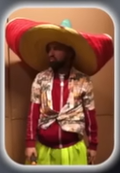
#> input picture tri-177/images_nommes/REF-1-008__COST-008__sombrero-mexicain__vue-01.webp, 120 x 173 px
$ python -i uniformize-approved-artworks.py   (imports and definitions only)
#> lines starting #> are read from the running program, lines starting #| are printed output that depends on the picture
#> further down, picture is the input picture: PIL image 120x173 RGB; mean R, G, B 138.2, 94.6, 73.4
#!/usr/bin/env python3
"""Non-destructive 3:4 canvas normalization of all 105 approved public TCG Deseur artworks.

65? No: exactly 67 main + 38 variants. Originals remain untouched.
Subject, pose, costume and accessories remain visible, never cropped.
Fill only the missing sides with softly blurred extension of the same artwork.
Run from repo root after installing Pillow: python scripts/uniformize-approved-artworks.py
To validate output integrity: python scripts/uniformize-approved-artworks.py --check
"""
from __future__ import annotations
import argparse
import hashlib
import json
from pathlib import Path
from typing import Any
from PIL import Image, ImageEnhance, ImageFilter, ImageOps

TARGET_SIZE = (768, 1024)
SOURCE_DIR = "collection-161/assets/cards"
OUTPUT_DIR = "collection-validee/assets/uniform"
META_FILE = "data/approved-artwork-uniform-105.json"
MANIFEST_FILE = "data/edition-staging-67.json"
SCHEMA = "tcg-deseur-uniform-approved-artworks-v1"

def sha256(path: Path) -> str:
    return hashlib.sha256(path.read_bytes()).hexdigest()

# [28 lines left out: function approved_assets, not called in this run]

def normalized_canvas(source:Image.Image,target:tuple[int,int]=TARGET_SIZE):
#> called with target = (768, 1024)
    if source.width<=0 or source.height<=0:
        raise ValueError("Empty image")
    source=ImageOps.exif_transpose(source).convert("RGBA")
    opaque=Image.new("RGBA",source.size,(38,31,49,255))
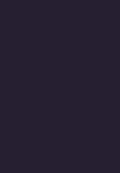
#> opaque: PIL image 120x173 RGBA; mean R, G, B, A 38, 31, 49, 255
    opaque.alpha_composite(source)
    rgb=opaque.convert("RGB")
    background=ImageOps.fit(rgb,target,method=Image.Resampling.LANCZOS)
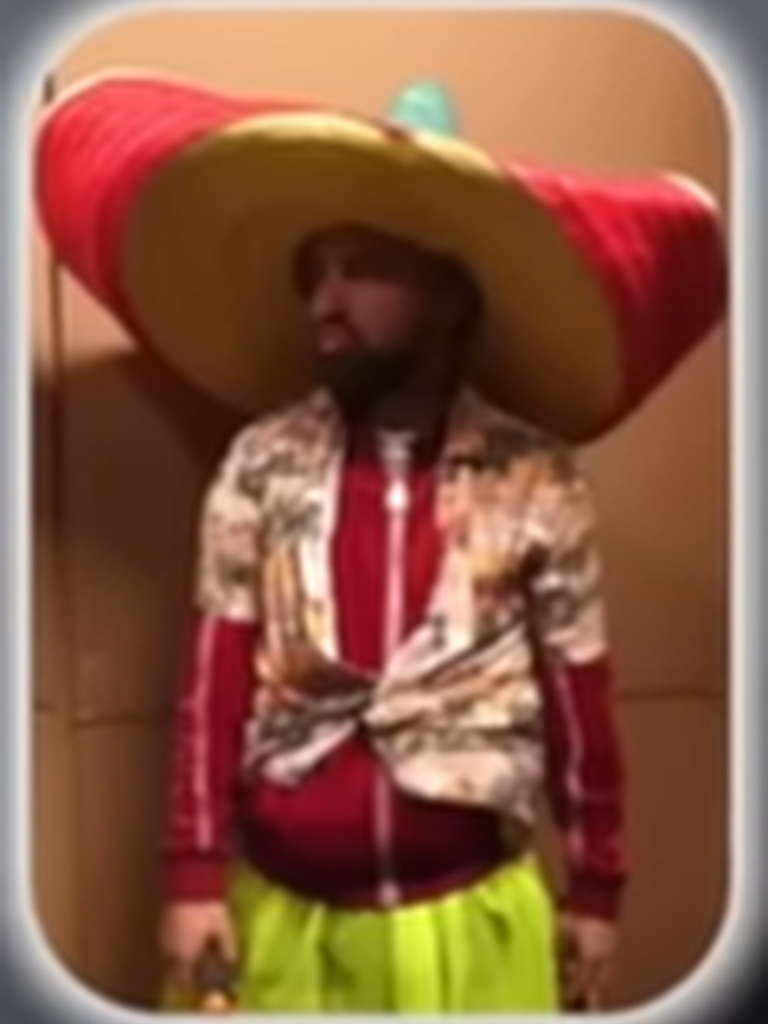
#> background: PIL image 768x1024 RGB; mean R, G, B 139.4, 92.2, 68.9
    background=ImageEnhance.Brightness(background.filter(ImageFilter.GaussianBlur(42))).enhance(.70)
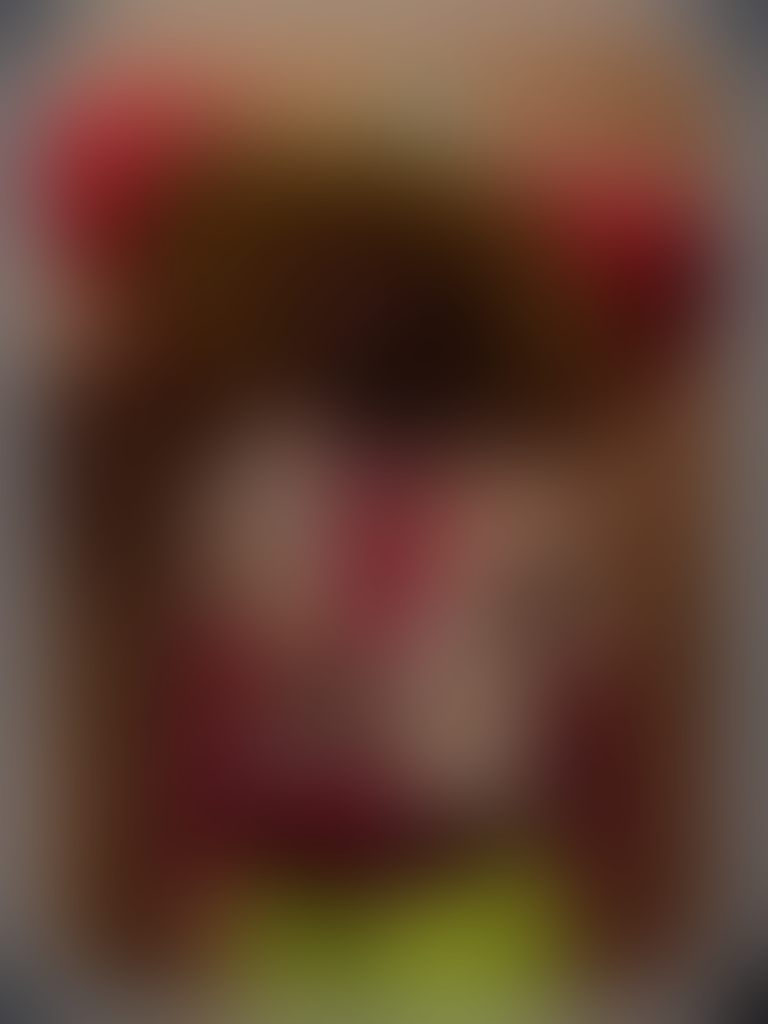
#> background: PIL image 768x1024 RGB; mean R, G, B 96.7, 64.3, 48.7
    foreground=ImageOps.contain(rgb,target,method=Image.Resampling.LANCZOS)
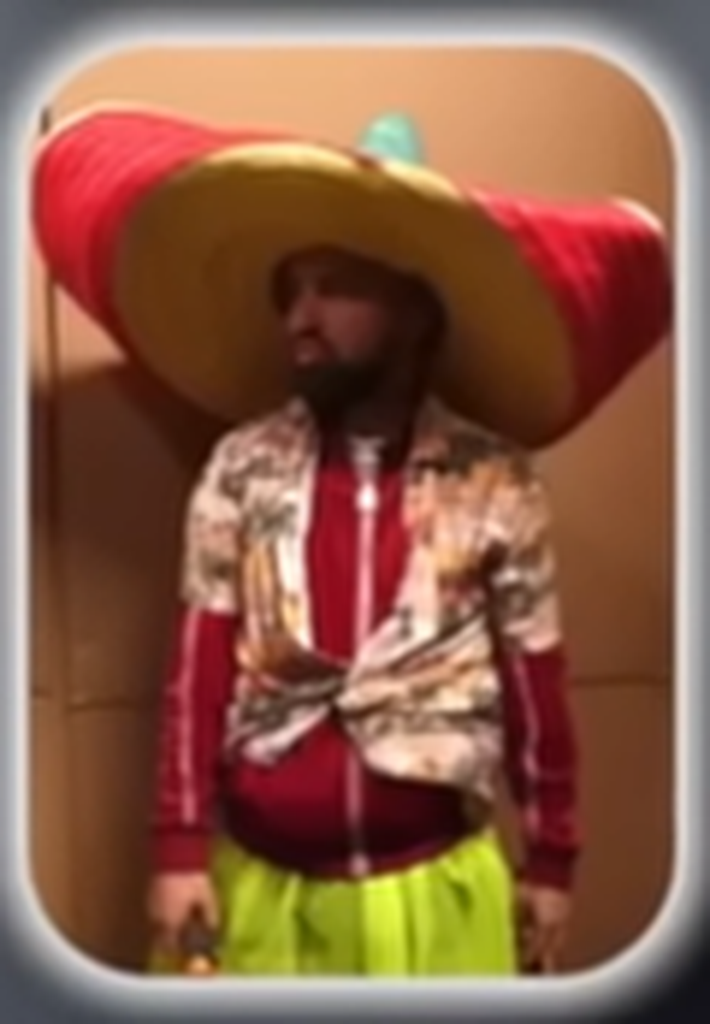
#> foreground: PIL image 710x1024 RGB; mean R, G, B 138.2, 94.6, 73.4
    left=(target[0]-foreground.width)//2
#> left = 29
    top=(target[1]-foreground.height)//2
#> top = 0
    background.paste(foreground,(left,top))
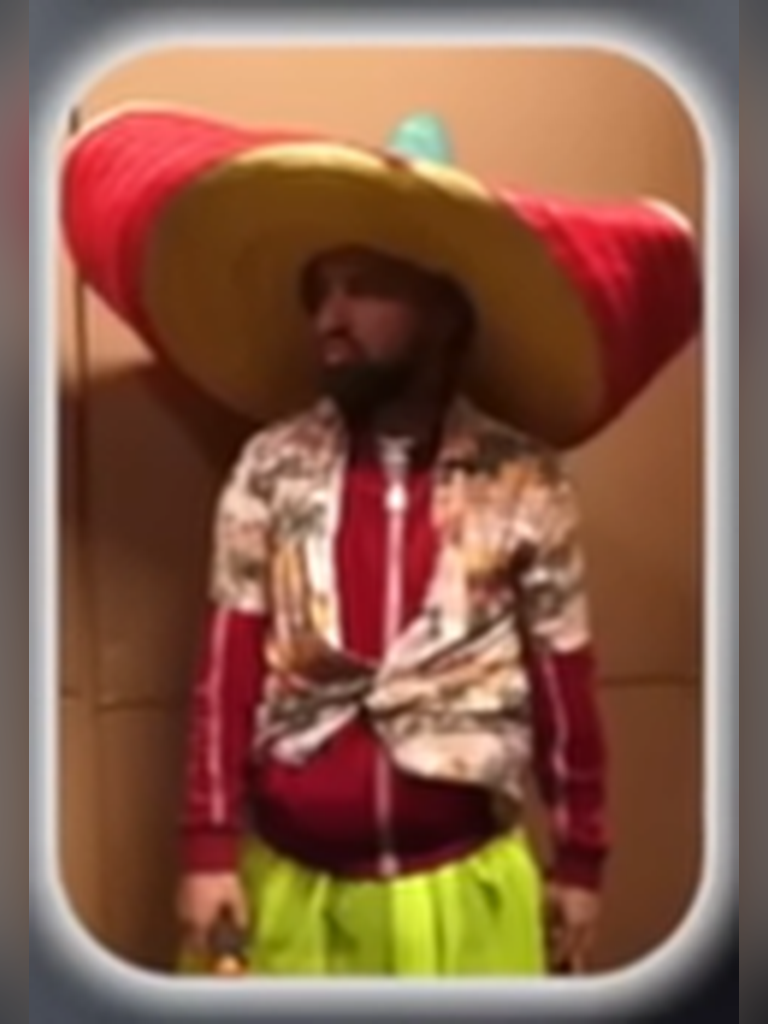
#> background: PIL image 768x1024 RGB; mean R, G, B 135.5, 94.2, 74.2
    return background,[left,top,foreground.width,foreground.height]

# [44 lines left out: function execute, not called in this run]

# [7 lines not run here, left out]

>>> from PIL import Image
>>> picture = Image.open('../tri-177/images_nommes/REF-1-008__COST-008__sombrero-mexicain__vue-01.webp')
>>> result = normalized_canvas(picture)

$ run again, on tri-177/images_nommes/REF-1-013__COST-013__serveur-raye-et-nud-papillon__vue-01.webp
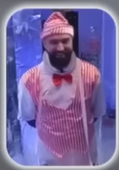
#> input picture tri-177/images_nommes/REF-1-013__COST-013__serveur-raye-et-nud-papillon__vue-01.webp, 119 x 170 px
#> picture is the input picture: PIL image 119x170 RGB; mean R, G, B 122.9, 106.9, 159.7
#> in normalized_canvas, `background=ImageEnhance.Brightness(background.filter(ImageFilter.Gauss..`:
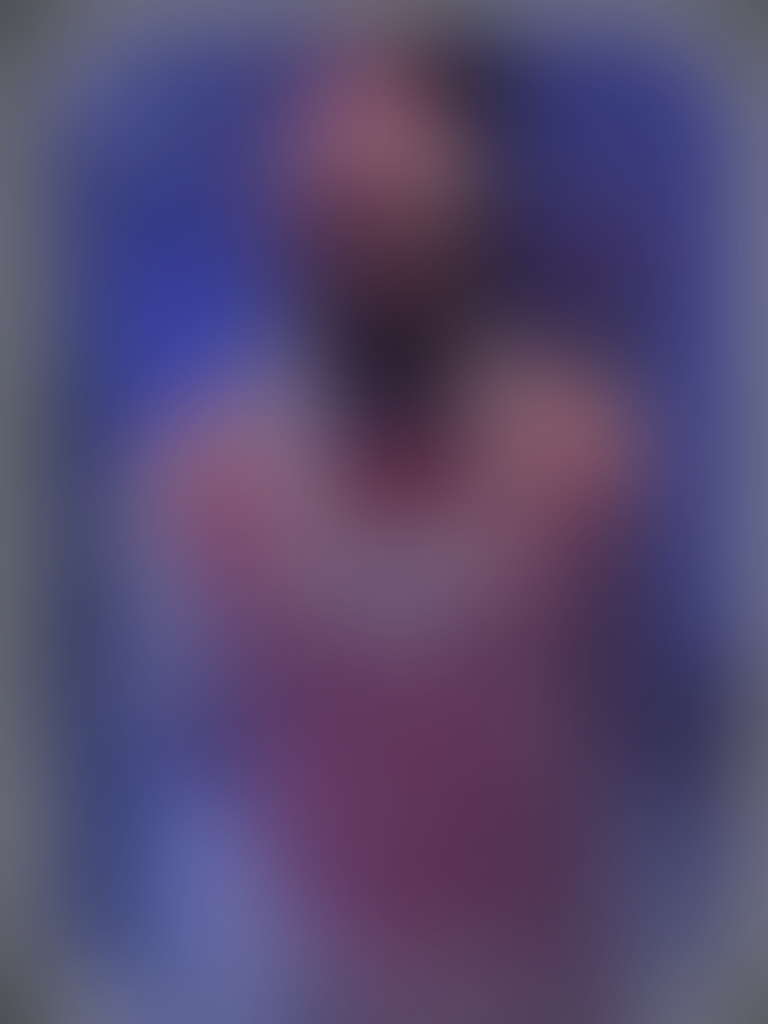
#> background: PIL image 768x1024 RGB; mean R, G, B 84.7, 72.7, 111
#> in normalized_canvas, `background.paste(foreground,(left,top))`:
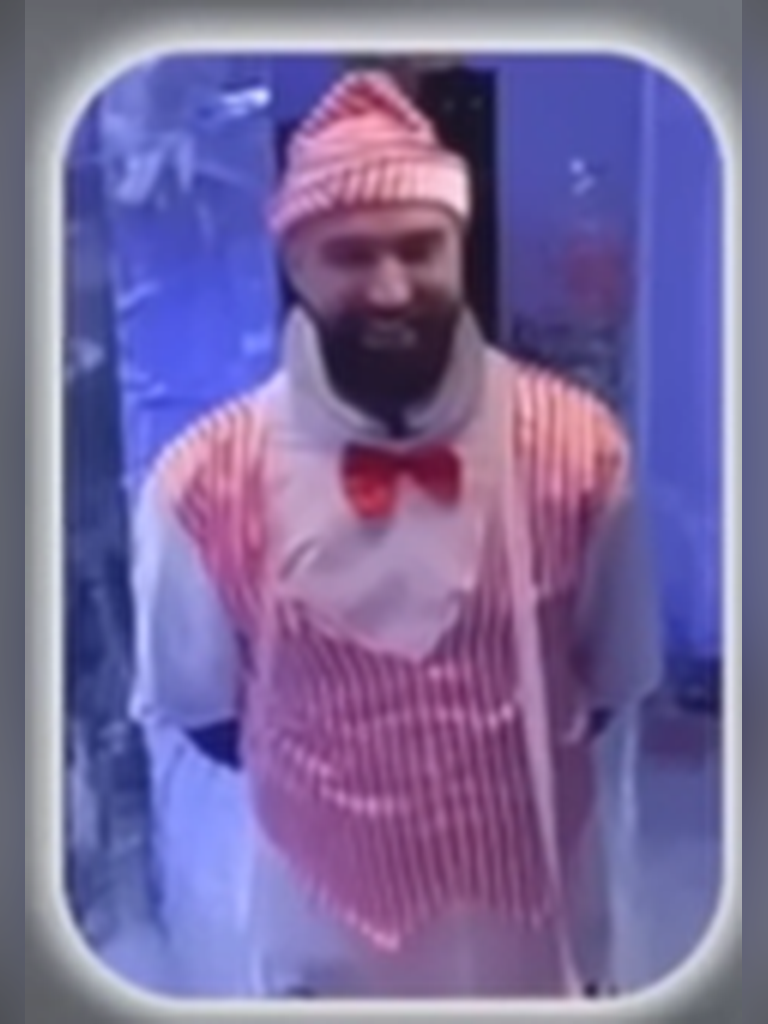
#> background: PIL image 768x1024 RGB; mean R, G, B 120.9, 106.2, 157
